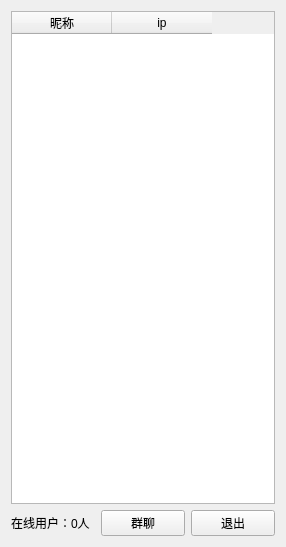
<?xml version="1.0" encoding="UTF-8"?>
<ui version="4.0">
 <class>Widget</class>
 <widget class="QWidget" name="Widget">
  <property name="geometry">
   <rect>
    <x>0</x>
    <y>0</y>
    <width>286</width>
    <height>547</height>
   </rect>
  </property>
  <property name="windowTitle">
   <string>Widget</string>
  </property>
  <layout class="QGridLayout" name="gridLayout_2">
   <item row="0" column="0">
    <layout class="QGridLayout" name="gridLayout">
     <item row="1" column="0">
      <layout class="QHBoxLayout" name="horizontalLayout">
       <item>
        <widget class="QLabel" name="lbOnline">
         <property name="text">
          <string>在线用户：0人</string>
         </property>
        </widget>
       </item>
       <item>
        <widget class="QPushButton" name="btnAll">
         <property name="text">
          <string>群聊</string>
         </property>
        </widget>
       </item>
       <item>
        <widget class="QPushButton" name="btnCancel">
         <property name="text">
          <string>退出</string>
         </property>
        </widget>
       </item>
      </layout>
     </item>
     <item row="0" column="0">
      <widget class="QTableWidget" name="tableWidget">
       <property name="editTriggers">
        <set>QAbstractItemView::NoEditTriggers</set>
       </property>
       <column>
        <property name="text">
         <string>昵称</string>
        </property>
        <property name="icon">
         <iconset>
          <normalon>:/new/prefix1/image/User.png</normalon>
         </iconset>
        </property>
       </column>
       <column>
        <property name="text">
         <string>ip</string>
        </property>
       </column>
      </widget>
     </item>
    </layout>
   </item>
  </layout>
 </widget>
 <layoutdefault spacing="6" margin="11"/>
 <resources/>
 <connections/>
</ui>
